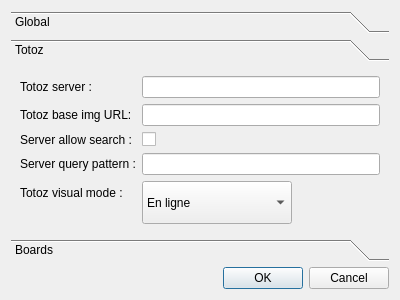
<?xml version="1.0" encoding="UTF-8"?>
<ui version="4.0">
 <class>QQSettingsDialog</class>
 <widget class="QDialog" name="QQSettingsDialog">
  <property name="geometry">
   <rect>
    <x>0</x>
    <y>0</y>
    <width>400</width>
    <height>300</height>
   </rect>
  </property>
  <property name="windowTitle">
   <string>Dialog</string>
  </property>
  <layout class="QVBoxLayout" name="verticalLayout">
   <item>
    <widget class="QToolBox" name="toolBox">
     <property name="currentIndex">
      <number>1</number>
     </property>
     <widget class="QWidget" name="globalPage">
      <property name="geometry">
       <rect>
        <x>0</x>
        <y>0</y>
        <width>382</width>
        <height>178</height>
       </rect>
      </property>
      <attribute name="label">
       <string>Global</string>
      </attribute>
      <layout class="QFormLayout" name="formLayout">
       <property name="fieldGrowthPolicy">
        <enum>QFormLayout::ExpandingFieldsGrow</enum>
       </property>
       <item row="0" column="0">
        <widget class="QLabel" name="labelMaxHistorySize">
         <property name="text">
          <string>Max history size :</string>
         </property>
        </widget>
       </item>
       <item row="0" column="1">
        <widget class="QLineEdit" name="maxHistLineEdit"/>
       </item>
       <item row="1" column="0">
        <widget class="QLabel" name="labelDefaultUA">
         <property name="text">
          <string>Default User-Agent :</string>
         </property>
        </widget>
       </item>
       <item row="1" column="1">
        <widget class="QLineEdit" name="defaultUALlineEdit"/>
       </item>
       <item row="2" column="0">
        <widget class="QLabel" name="labelDefaultLogin">
         <property name="text">
          <string>Default login :</string>
         </property>
        </widget>
       </item>
       <item row="2" column="1">
        <widget class="QLineEdit" name="defaultLoginLineEdit"/>
       </item>
      </layout>
     </widget>
     <widget class="QWidget" name="totozPage">
      <property name="geometry">
       <rect>
        <x>0</x>
        <y>0</y>
        <width>382</width>
        <height>178</height>
       </rect>
      </property>
      <attribute name="label">
       <string>Totoz</string>
      </attribute>
      <layout class="QFormLayout" name="formLayout_2">
       <property name="fieldGrowthPolicy">
        <enum>QFormLayout::ExpandingFieldsGrow</enum>
       </property>
       <item row="0" column="0">
        <widget class="QLabel" name="labelSrvTotoz">
         <property name="text">
          <string>Totoz server :</string>
         </property>
        </widget>
       </item>
       <item row="0" column="1">
        <widget class="QLineEdit" name="srvTotozLineEdit"/>
       </item>
       <item row="2" column="0">
        <widget class="QLabel" name="labelSrvAllowSearch">
         <property name="text">
          <string>Server allow search :</string>
         </property>
        </widget>
       </item>
       <item row="4" column="0">
        <widget class="QLabel" name="labelSrvQueryPattern">
         <property name="text">
          <string>Server query pattern :</string>
         </property>
        </widget>
       </item>
       <item row="2" column="1">
        <widget class="QCheckBox" name="srvAllowSearch">
         <property name="text">
          <string/>
         </property>
        </widget>
       </item>
       <item row="4" column="1">
        <widget class="QLineEdit" name="srvTotozQueryPatternLineEdit"/>
       </item>
       <item row="5" column="1">
        <widget class="QComboBox" name="totozModeComboBox">
         <property name="sizePolicy">
          <sizepolicy hsizetype="Preferred" vsizetype="Expanding">
           <horstretch>0</horstretch>
           <verstretch>0</verstretch>
          </sizepolicy>
         </property>
         <item>
          <property name="text">
           <string>En ligne</string>
          </property>
         </item>
         <item>
          <property name="text">
           <string>En popup</string>
          </property>
         </item>
         <item>
          <property name="text">
           <string>désactivé (en chauve)</string>
          </property>
         </item>
        </widget>
       </item>
       <item row="5" column="0">
        <widget class="QLabel" name="labelModeTotoz">
         <property name="text">
          <string>Totoz visual mode :</string>
         </property>
        </widget>
       </item>
       <item row="1" column="1">
        <widget class="QLineEdit" name="srvTotozBaseImgLineEdit"/>
       </item>
       <item row="1" column="0">
        <widget class="QLabel" name="label">
         <property name="text">
          <string>Totoz base img URL:</string>
         </property>
        </widget>
       </item>
      </layout>
     </widget>
     <widget class="QWidget" name="boardsPage">
      <property name="geometry">
       <rect>
        <x>0</x>
        <y>0</y>
        <width>382</width>
        <height>178</height>
       </rect>
      </property>
      <attribute name="label">
       <string>Boards</string>
      </attribute>
      <layout class="QHBoxLayout" name="horizontalLayout">
       <item>
        <widget class="QListView" name="bouchotListView"/>
       </item>
       <item>
        <widget class="QWidget" name="widget" native="true">
         <layout class="QVBoxLayout" name="verticalLayout_2">
          <item>
           <widget class="QPushButton" name="addBouchotButton">
            <property name="text">
             <string/>
            </property>
            <property name="icon">
             <iconset resource="../rc/tribunesDef.qrc">
              <normaloff>:/img/add-icon.png</normaloff>:/img/add-icon.png</iconset>
            </property>
            <property name="iconSize">
             <size>
              <width>16</width>
              <height>16</height>
             </size>
            </property>
           </widget>
          </item>
          <item>
           <widget class="QPushButton" name="deleteBouchotButton">
            <property name="text">
             <string/>
            </property>
            <property name="icon">
             <iconset resource="../rc/tribunesDef.qrc">
              <normaloff>:/img/delete-icon.png</normaloff>:/img/delete-icon.png</iconset>
            </property>
           </widget>
          </item>
          <item>
           <widget class="QPushButton" name="editBouchotButton">
            <property name="text">
             <string/>
            </property>
            <property name="icon">
             <iconset resource="../rc/tribunesDef.qrc">
              <normaloff>:/img/menu-edit-icon.png</normaloff>:/img/menu-edit-icon.png</iconset>
            </property>
            <property name="iconSize">
             <size>
              <width>16</width>
              <height>16</height>
             </size>
            </property>
           </widget>
          </item>
          <item>
           <spacer name="verticalSpacer">
            <property name="orientation">
             <enum>Qt::Vertical</enum>
            </property>
            <property name="sizeHint" stdset="0">
             <size>
              <width>20</width>
              <height>40</height>
             </size>
            </property>
           </spacer>
          </item>
         </layout>
        </widget>
       </item>
      </layout>
     </widget>
    </widget>
   </item>
   <item>
    <widget class="QDialogButtonBox" name="buttonBox">
     <property name="orientation">
      <enum>Qt::Horizontal</enum>
     </property>
     <property name="standardButtons">
      <set>QDialogButtonBox::Cancel|QDialogButtonBox::Ok</set>
     </property>
    </widget>
   </item>
  </layout>
 </widget>
 <resources>
  <include location="../rc/tribunesDef.qrc"/>
 </resources>
 <connections>
  <connection>
   <sender>buttonBox</sender>
   <signal>accepted()</signal>
   <receiver>QQSettingsDialog</receiver>
   <slot>accept()</slot>
   <hints>
    <hint type="sourcelabel">
     <x>248</x>
     <y>254</y>
    </hint>
    <hint type="destinationlabel">
     <x>157</x>
     <y>274</y>
    </hint>
   </hints>
  </connection>
  <connection>
   <sender>buttonBox</sender>
   <signal>rejected()</signal>
   <receiver>QQSettingsDialog</receiver>
   <slot>reject()</slot>
   <hints>
    <hint type="sourcelabel">
     <x>316</x>
     <y>260</y>
    </hint>
    <hint type="destinationlabel">
     <x>286</x>
     <y>274</y>
    </hint>
   </hints>
  </connection>
 </connections>
</ui>
